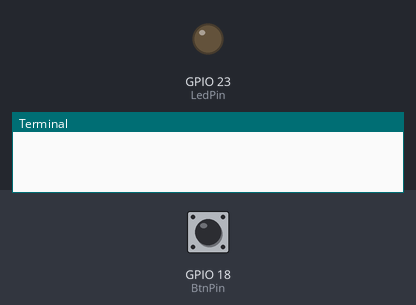
This program was run on a simulated Raspberry Pi (BCM pin numbers). Parts: output pins drawn as LEDs (lit = HIGH), the last lines printed to the terminal. Inputs (shaded band) come from the test bench; at power-on: GPIO 18 (BtnPin) HIGH. Web requests get an empty 200 reply after 0.4 s.

Above: at 1.2 s.
1.3 s: GPIO 18 (BtnPin) pulled LOW for 0.15 s
At 1.7 s:
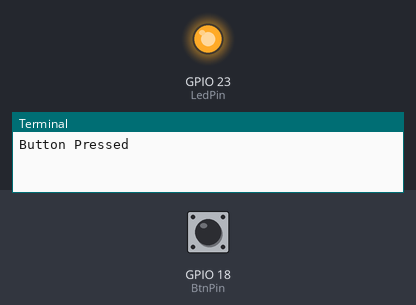
3.4 s: GPIO 18 (BtnPin) pulled LOW for 3.2 s
At 7.3 s:
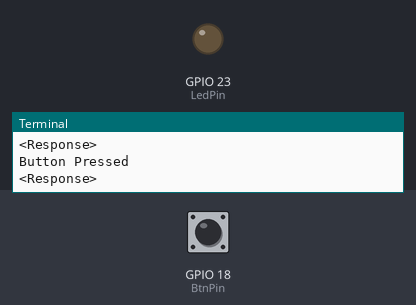
Timing chart, 0 to 8.8 s (numbered marks = the images above; inputs shaded):
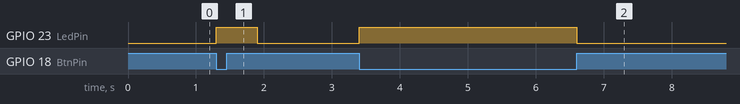

Measured:
- after the input at 1.3 s, GPIO 23 (LedPin): LOW → HIGH at once, → LOW 0.60 s later
- after the input at 3.4 s, GPIO 23 (LedPin): LOW → HIGH at once, → LOW 3.2 s later

The program:

HudaSkripta4.py
```python
import RPi.GPIO as GPIO
import requests
import time

BtnPin = 18
LedPin = 23

GPIO.setmode(GPIO.BCM)

GPIO.setup(BtnPin, GPIO.IN, pull_up_down=GPIO.PUD_UP)

GPIO.setup(LedPin, GPIO.OUT)

OLDinput_state = 0

while True:
    input_state = GPIO.input(BtnPin)
    if input_state == False and input_state!=OLDinput_state:
        print('Button Pressed')
        GPIO.output(LedPin,True)
        time.sleep(0.2)
	r = requests.post("https://maker.ifttt.com/trigger/button_pressed/with/key/csB_0GMzOkFL2Fn7xvS7D3", data = {"value1":"3"})

	print r

    if input_state == True and input_state!=OLDinput_state:
        GPIO.output(LedPin,False)


    OLDinput_state = input_state
```
